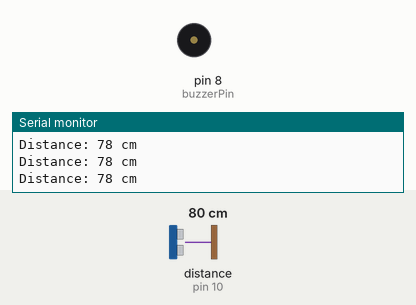
The sketch below on a simulated Arduino Uno, built with avr-gcc and run on an emulated ATmega328P. Shown: buzzer (waves = sounding), the last lines printed to the serial monitor. Wiring (inferred from the names in the program): ultrasonic range finder: trigger pin 9; echo pin 10. The inputs (shaded band) are chosen by the test bench; at power-on: distance to the obstacle (sensor on pin 10) 80 cm. The echo pulse lasts 58.3 µs per cm.

Above: at 1.2 s.
1.3 s: distance to the obstacle (sensor on pin 10) set to 12 cm
2.8 s: distance to the obstacle (sensor on pin 10) set to 9 cm
At 4.0 s:
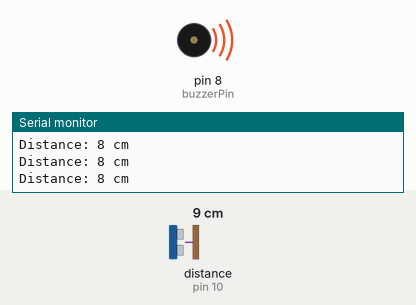
4.3 s: distance to the obstacle (sensor on pin 10) set to 35 cm
At 4.7 s:
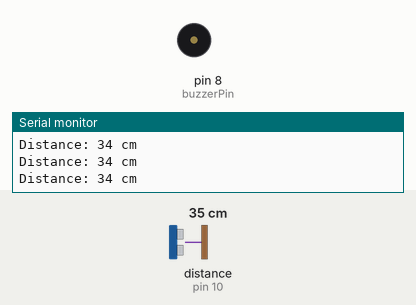
Timing chart, 0 to 7.3 s (numbered marks = the images above; inputs shaded):
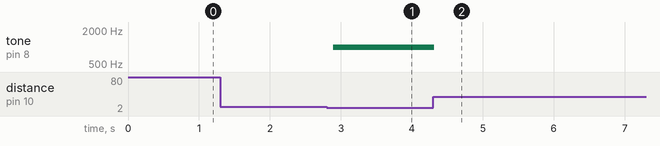

The sketch:

USS-Piezobuzzer.ino
```cpp
// Define pin numbers
const int trigPin = 9;    // Pin for the Ultrasonic sensor's Trig
const int echoPin = 10;   // Pin for the Ultrasonic sensor's Echo
const int buzzerPin = 8;  // Pin for the Piezo Buzzer

// Variables for duration and distance
long duration;
int distance;

void setup() {
  // Initialize serial communication
  Serial.begin(9600);

  // Set pin modes
  pinMode(trigPin, OUTPUT);
  pinMode(echoPin, INPUT);
  pinMode(buzzerPin, OUTPUT);
}

void loop() {
  // Clear the trigPin by setting it LOW
  digitalWrite(trigPin, LOW);
  delayMicroseconds(2);

  // Set the trigPin HIGH for 10 microseconds to send the pulse
  digitalWrite(trigPin, HIGH);
  delayMicroseconds(10);
  digitalWrite(trigPin, LOW);

  // Read the echoPin, and calculate the duration of the pulse
  duration = pulseIn(echoPin, HIGH);

  // Calculate the distance in cm (Sound speed = 34300 cm/s)
  distance = duration * 0.034 / 2;

  // Print the distance to the Serial Monitor
  Serial.print("Distance: ");
  Serial.print(distance);
  Serial.println(" cm");

  // If the object is closer than 10 cm, trigger the buzzer
  if (distance < 10) {
    tone(buzzerPin, 1000);  // Sound the buzzer at 1000 Hz
  } else {
    noTone(buzzerPin);  // Turn off the buzzer
  }

  // Small delay before next loop
  delay(100);
}
```

Measured:
- the behaviour switches between 11 and 10 cm on distance to the obstacle (sensor on pin 10) (found by bisection; images 0 and 1)
- after the input at 2.8 s, tone on pin 8 (buzzerPin): silent → 1000 Hz after 0.09 s
- after the input at 4.3 s, tone on pin 8 (buzzerPin): 1000 Hz → silent at once
